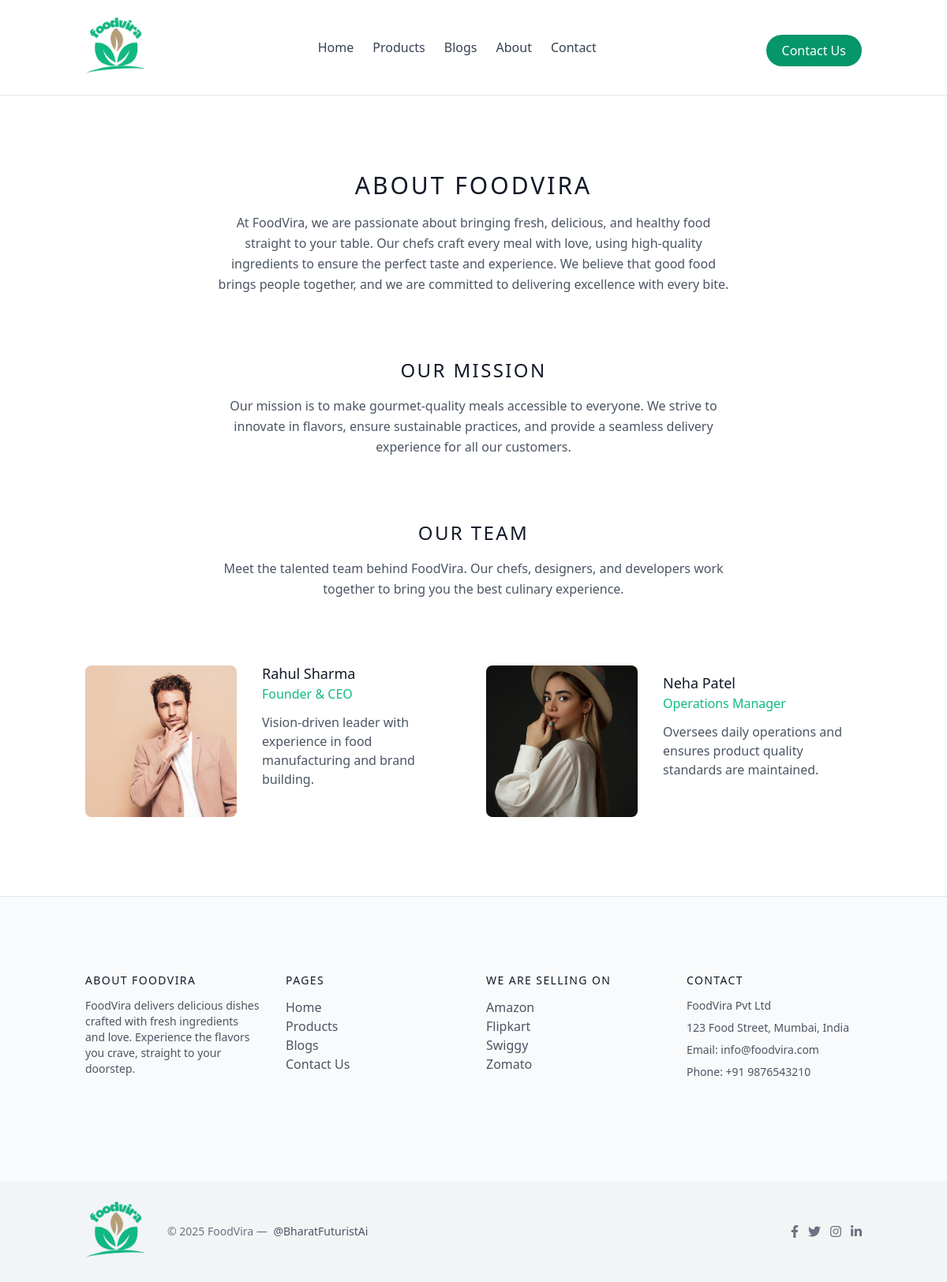
The page /about/ on the database its author committed.
### apps/master/models.py (models this page shows, shortened)
class BaseClass(models.Model):
    id = models.UUIDField(
        primary_key=True,
        default=uuid.uuid4,
        editable=False
    )
    created_at = models.DateTimeField(auto_now_add=True)
    updated_at = models.DateTimeField(auto_now=True)
    class Meta:
        abstract = True

class TeamMember(BaseClass):
    name = models.CharField(max_length=100)
    position = models.CharField(max_length=100)
    bio = models.TextField(blank=True, null=True)
    image = models.ImageField(upload_to='team/', blank=True, null=True)
    facebook_url = models.URLField(blank=True, null=True)
    twitter_url = models.URLField(blank=True, null=True)
    instagram_url = models.URLField(blank=True, null=True)
    linkedin_url = models.URLField(blank=True, null=True)
    order = models.PositiveIntegerField(default=0, help_text="Order to display members on page")
    class Meta:
        ordering = ['order', 'name']

### apps/store/views.py (the view)
# urls.py: path("about/", about, name="about"),
def about(request):
    team_members = TeamMember.objects.all()
    context = {
        'team_members': team_members
    }
    return render(request, "store/about.html", context)

### apps/store/templates/store/about.html (shortened to what this page needs)
{% extends 'store/base.html' %}
{% block body %}
<section class="text-gray-600 body-font">
  <div class="container px-5 py-24 mx-auto">
    <div class="flex flex-col text-center w-full mb-20">
      <h1 class="text-3xl font-medium title-font mb-4 text-gray-900 tracking-widest">ABOUT FOODVIRA</h1>
      <p class="lg:w-2/3 mx-auto leading-relaxed text-base">
        At FoodVira, we are passionate about bringing fresh, delicious, and healthy food straight to your table.
        Our chefs craft every meal with love, using high-quality ingredients to ensure the perfect taste and experience.
        We believe that good food brings people together, and we are committed to delivering excellence with every bite.
      </p>
    </div>
    <div class="flex flex-col text-center w-full mb-20">
      <h2 class="text-2xl font-medium title-font mb-4 text-gray-900 tracking-widest">OUR MISSION</h2>
      <p class="lg:w-2/3 mx-auto leading-relaxed text-base">
        Our mission is to make gourmet-quality meals accessible to everyone. We strive to innovate in flavors,
        ensure sustainable practices, and provide a seamless delivery experience for all our customers.
      </p>
    </div>
    <div class="flex flex-col text-center w-full mb-20">
      <h2 class="text-2xl font-medium title-font mb-4 text-gray-900 tracking-widest">OUR TEAM</h2>
      <p class="lg:w-2/3 mx-auto leading-relaxed text-base">
        Meet the talented team behind FoodVira. Our chefs, designers, and developers work together to bring you the
        best culinary experience.
      </p>
    </div>
    <div class="flex flex-wrap -m-4">
      {% if team_members %}
        {% for member in team_members %}
        <div class="p-4 lg:w-1/2">
          <div class="h-full flex sm:flex-row flex-col items-center sm:justify-start justify-center text-center sm:text-left">
            {% if member.image %}
            <img alt="{{ member.name }}" class="flex-shrink-0 rounded-lg w-48 h-48 object-cover object-center sm:mb-0 mb-4" src="{{ member.image.url }}">
            {% else %}
            <img alt="{{ member.name }}" class="flex-shrink-0 rounded-lg w-48 h-48 object-cover object-center sm:mb-0 mb-4" src="https://dummyimage.com/200x200">
            {% endif %}
            <div class="flex-grow sm:pl-8">
              <h2 class="title-font font-medium text-lg text-gray-900">{{ member.name }}</h2>
              <h3 class="text-green-500 mb-3">{{ member.position }}</h3>
              <p class="mb-4">{{ member.bio }}</p>
            </div>
          </div>
        </div>
        {% endfor %}
      {% else %}
        <div class="w-full text-center py-10">
          <p class="text-gray-500 text-lg">Our team members will be updated soon. Stay tuned!</p>
        </div>
      {% endif %}
    </div>
  </div>
</section>
{% endblock %}

### rows shown on the page
TeamMember: image (picture), name "Rahul Sharma", position "Founder & CEO", bio "Vision-driven leader with experience in food manufacturing and brand building."
TeamMember: image (picture), name "Neha Patel", position "Operations Manager", bio "Oversees daily operations and ensures product quality standards are maintained."
